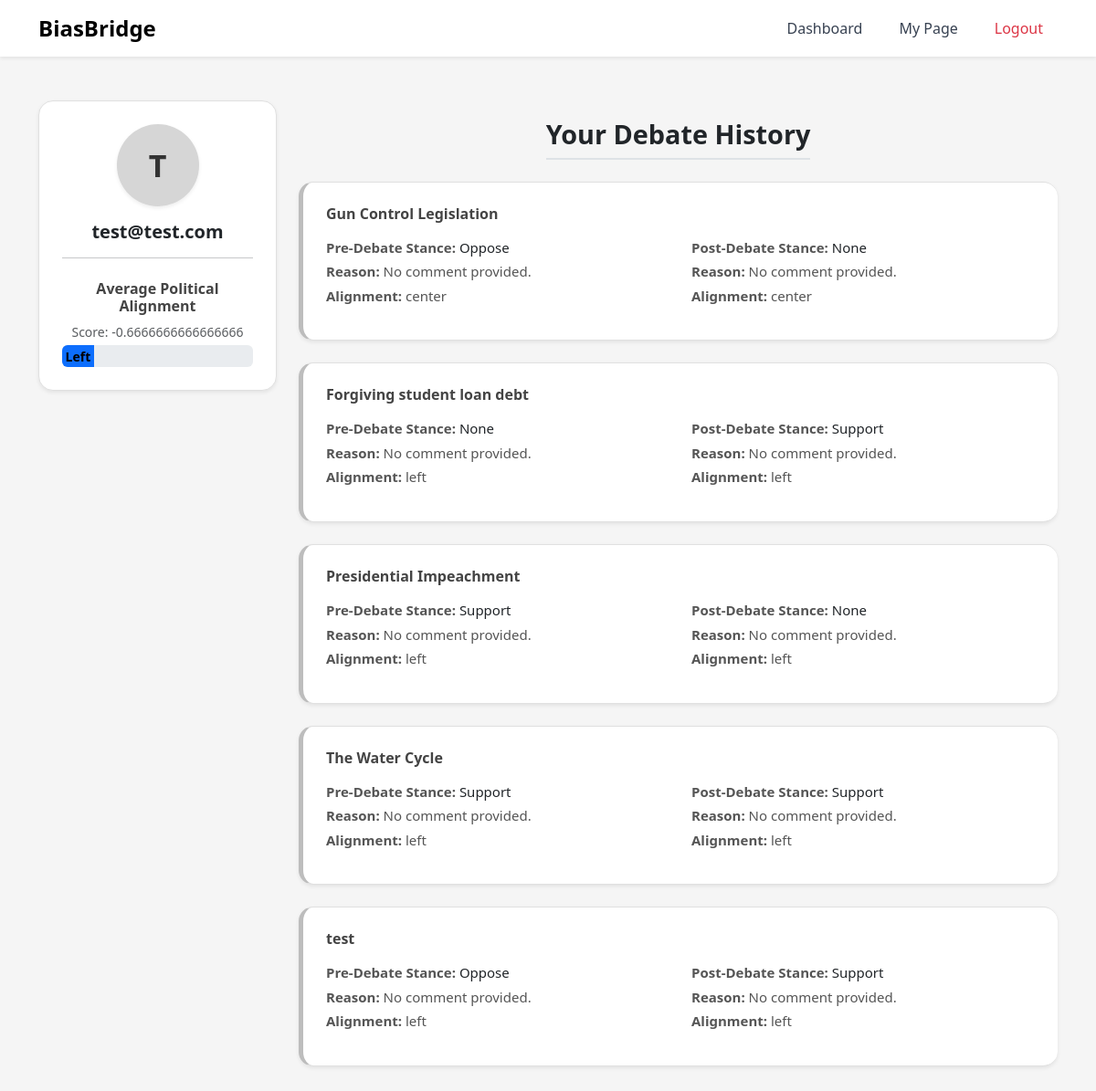
The app's page /mypage (signed in) with its own data.
### tables this page shows
CREATE TABLE surveys (
                id INTEGER PRIMARY KEY AUTOINCREMENT,
                user_id INTEGER,
                phase TEXT,
                stance TEXT,
                comment TEXT,
                debate_id INTEGER,
                created_at TIMESTAMP DEFAULT CURRENT_TIMESTAMP
            );

CREATE TABLE debates (
                id INTEGER PRIMARY KEY AUTOINCREMENT,
                topic TEXT NOT NULL,
                country TEXT,
                date TEXT,
                is_active INTEGER DEFAULT 1
            , image TEXT, central_view TEXT, search_keywords TEXT);

CREATE TABLE alignment_results (
                id INTEGER PRIMARY KEY AUTOINCREMENT,
                user_id INTEGER,
                debate_id INTEGER,
                phase TEXT,
                alignment TEXT,
                created_at TIMESTAMP DEFAULT CURRENT_TIMESTAMP,
                UNIQUE(user_id, debate_id, phase)
            );

### app.py (the view)
@app.route('/mypage')
def mypage():
    if 'user_id' not in session:
        return redirect(url_for('login'))
    user_id = session['user_id']
    username = session.get('username')
    with sqlite3.connect(DB_PATH) as conn:
        cursor = conn.cursor()
        cursor.execute('''
            SELECT d.topic, s1.stance, s1.comment, s2.stance, s2.comment, a1.alignment, a2.alignment
            FROM debates d
            LEFT JOIN surveys s1 ON s1.debate_id = d.id AND s1.user_id = ? AND s1.phase = 'pre'
            LEFT JOIN surveys s2 ON s2.debate_id = d.id AND s2.user_id = ? AND s2.phase = 'post'
            LEFT JOIN alignment_results a1 ON a1.debate_id = d.id AND a1.user_id = ?
            LEFT JOIN alignment_results a2 ON a2.debate_id = d.id AND a2.user_id = ?
            WHERE s1.id IS NOT NULL OR s2.id IS NOT NULL
        ''', (user_id, user_id, user_id, user_id))
        rows = cursor.fetchall()
        debate_details = {}
        for row in rows:
            topic, pre_stance, pre_comment, post_stance, post_comment, alignment_pre, alignment_post = row
            debate_details[topic] = {
                'pre_stance': pre_stance,
                'pre_comment': pre_comment,
                'post_stance': post_stance,
                'post_comment': post_comment,
                'alignment_pre': alignment_pre,
                'alignment_post': alignment_post
            }
        cursor.execute('''
            SELECT alignment FROM alignment_results
            JOIN debates ON alignment_results.debate_id = debates.id
            WHERE user_id = ? AND alignment IS NOT NULL
        ''', (user_id,))
        alignments = [row[0] for row in cursor.fetchall()]
    alignment_map = {'left': -1, 'center': 0, 'right': 1}
    scores = [alignment_map[a] for a in alignments if a in alignment_map]
    if scores:
        avg_score = sum(scores) / len(scores)
        if avg_score < -0.5:
            avg_label = "Left"
        elif avg_score > 0.5:
            avg_label = "Right"
        else:
            avg_label = "Center"
    else:
        avg_score = 'N/A'
        avg_label = 'N/A'
    return render_template(
        'mypage.html',
        username=username,
        debate_details=debate_details,
        avg_alignment_score=avg_score,
        avg_alignment_label=avg_label
    )

### templates/mypage.html (shortened to what this page needs)
<!DOCTYPE html>
<html lang="en">
<head>
  <link href="https://cdn.jsdelivr.net/npm/bootstrap@5.3.3/dist/css/bootstrap.min.css" rel="stylesheet">
  <link href="https://cdn.jsdelivr.net/npm/bootstrap-icons@1.10.5/font/bootstrap-icons.css" rel="stylesheet">
</head>
<body>
  {% include 'nav.html' %}
  <div class="container py-5">
    <div class="row g-4">
      <div class="col-md-4 col-lg-3">
        <div class="profile-box text-center shadow-sm">
          <div class="avatar mx-auto mb-3 shadow-sm">{{ username[0]|upper }}</div>
          <h5 class="fw-bold text-dark">{{ username }}</h5>
          <hr>
<div class="text-center mt-4">
  <h6 class=" b-2">Average Political Alignment</h6>
  {% if avg_alignment_score != 'N/A' %}
    <p class="mb-1 text-muted small">Score: {{ avg_alignment_score }}</p>
    <div class="progress" style="height: 24px;">
      <div class="progress-bar
          {% if avg_alignment_score < -0.5 %} bg-primary
          {% elif avg_alignment_score < 0.5 %} bg-info
          {% else %} bg-warning
          {% endif %}"
          role="progressbar"
          style="width: {{ (avg_alignment_score + 1) * 50 }}%;"
          aria-valuenow="{{ (avg_alignment_score + 1) * 50 }}"
          aria-valuemin="0" aria-valuemax="100">
        {{ avg_alignment_label }}
      </div>
    </div>
  {% else %}
    <p class="text-muted">No data available yet.</p>
  {% endif %}
</div>
        </div>
      </div>
      <div class="col-md-8 col-lg-9">
        <div class="text-center">
                  <h4 class="section-title text-center fw-bold mb-4">Your Debate History</h4>
        </div>
        {% for topic, data in debate_details.items() %}
        <div class="summary-box shadow-sm mb-4">
          <h6 class="mb-3  fw-semibold">{{ topic }}</h6>
          <div class="row mb-2">
            <div class="col-md-6">
              <p class="mb-1"><strong>Pre-Debate Stance:</strong> <span class="text-dark">{{ data.pre_stance|capitalize or 'N/A' }}</span></p>
              <p class="mb-1"><strong>Reason:</strong> {{ data.pre_comment or 'No comment provided.' }}</p>
              <p class="mb-1"><strong>Alignment:</strong> {{ data.alignment_pre or 'N/A' }}</p>
            </div>
            <div class="col-md-6">
              <p class="mb-1"><strong>Post-Debate Stance:</strong> <span class="text-dark">{{ data.post_stance|capitalize or 'N/A' }}</span></p>
              <p class="mb-1"><strong>Reason:</strong> {{ data.post_comment or 'No comment provided.' }}</p>
              <p class="mb-1"><strong>Alignment:</strong> {{ data.alignment_post or 'N/A' }}</p>
            </div>
          </div>
        </div>
        {% endfor %}
      </div>
    </div>
  </div>
</body>
</html>

### templates/mypage.html (style rules this page uses)
body { background-color: #f5f5f5; font-family: 'Segoe UI', sans-serif; }
.section-title { font-size: 1.8rem; font-weight: 700; text-align: center !important; color: #212529; margin-top: 20px; margin-bottom: 50px; border-bottom: 2px solid #dee2e6; padding-bottom: 0.5rem; display: inline-block; }
.profile-box { border-radius: 16px; padding: 25px; background: #ffffff; border: 1px solid #e0e0e0; box-shadow: 0 1px 3px rgba(0,0,0,0.05); }
.avatar { width: 90px; height: 90px; border-radius: 50%; background: #d6d6d6; display: flex; align-items: center; justify-content: center; font-size: 34px; font-weight: bold; color: #333; margin-bottom: 15px; }
.summary-box { border-radius: 16px; background: #ffffff; padding: 25px; border-left: 5px solid #bdbdbd; border-top: 1px solid #e0e0e0; border-bottom: 1px solid #e0e0e0; box-shadow: 0 1px 3px rgba(0,0,0,0.04); }
h6 { color: #444; font-weight: 600; }
p { font-size: 15px; color: #555; }
.progress { background-color: #e9ecef; }
.progress-bar { font-weight: 600; font-size: 14px; color: #000; }

### records on screen
surveys: topic "Gun Control Legislation", pre_stance "Oppose", pre_comment "No comment provided.", alignment "center", post_stance "None", post_comment "No comment provided."
surveys: topic "Forgiving student loan debt", pre_stance "None", pre_comment "No comment provided.", alignment "left", post_stance "Support", post_comment "No comment provided."
surveys: topic "Presidential Impeachment", pre_stance "Support", pre_comment "No comment provided.", alignment "left", post_stance "None", post_comment "No comment provided."
surveys: topic "The Water Cycle", pre_stance "Support", pre_comment "No comment provided.", alignment "left", post_stance "Support", post_comment "No comment provided."
surveys: topic "test", pre_stance "Oppose", pre_comment "No comment provided.", alignment "left", post_stance "Support", post_comment "No comment provided."

### other values on screen
{{ username[0]|upper }} "T"
{{ username }} "test@test.com"
{{ avg_alignment_score }} "-0.6666666666666666"
{{ avg_alignment_label }} "Left"
